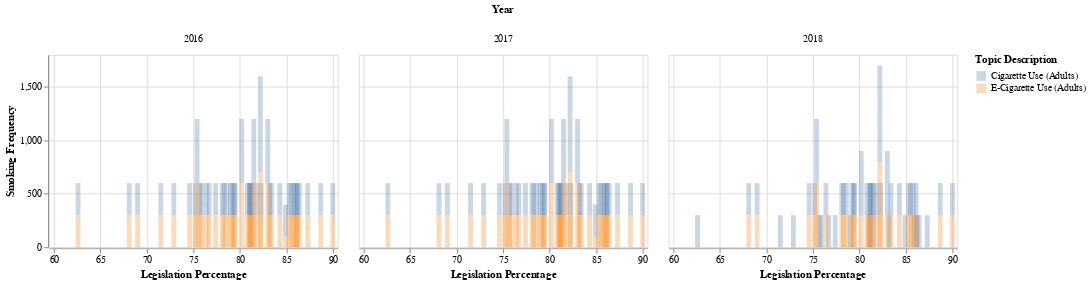

Notebook cell for this chart:
### Markdown cell above
By concatenating two barplots together, we can see that cigarettes become more dominant from 2016 to 2018. It also can be seen that. It can be seen that the smoking percentage remain static as years progress. Note that we cannot perform regression analysis over time. Thus we are just going to separate the datasets into three groups and perform regression analysis on the dataset.

### Code cell
alt.Chart(merged).mark_bar(opacity = 0.3).transform_filter(
    alt.FieldOneOfPredicate(field = 'Year',
                            oneOf = [2016, 2017, 2018]
                           )).encode(
    x = alt.X('Legislation Percentage', scale = alt.Scale(domain=[60,90])),
    y = alt.Y('Data Value:Q', title = 'Smoking Frequency', scale = alt.Scale(zero = False)),
    color='Topic Description'
).properties(
    width = 300, height = 200
).facet(
    column = 'Year'
)

### Figure 1 — Vega-Lite specification as saved in the notebook (floating-point values rounded to 4 significant figures; data arrays with more than 128 entries replaced by an {"elided": "..."} marker saying what was removed)
{"config": {"view": {"continuousWidth": 400, "continuousHeight": 300}}, "data": {"name": "data-c717169445135d008a74bd321f638c20"}, "facet": {"column": {"field": "Year", "type": "quantitative"}}, "spec": {"mark": {"type": "bar", "opacity": 0.3}, "encoding": {"color": {"field": "Topic Description", "type": "nominal"}, "x": {"field": "Legislation Percentage", "scale": {"domain": [60, 90]}, "type": "quantitative"}, "y": {"field": "Data Value", "scale": {"zero": false}, "title": "Smoking Frequency", "type": "quantitative"}}, "height": 200, "transform": [{"filter": {"field": "Year", "oneOf": [2016, 2017, 2018]}}], "width": 300}, "$schema": "https://vega.github.io/schema/vega-lite/v4.17.0.json", "datasets": {"data-c717169445135d008a74bd321f638c20": {"elided": "1788 records"}}}
